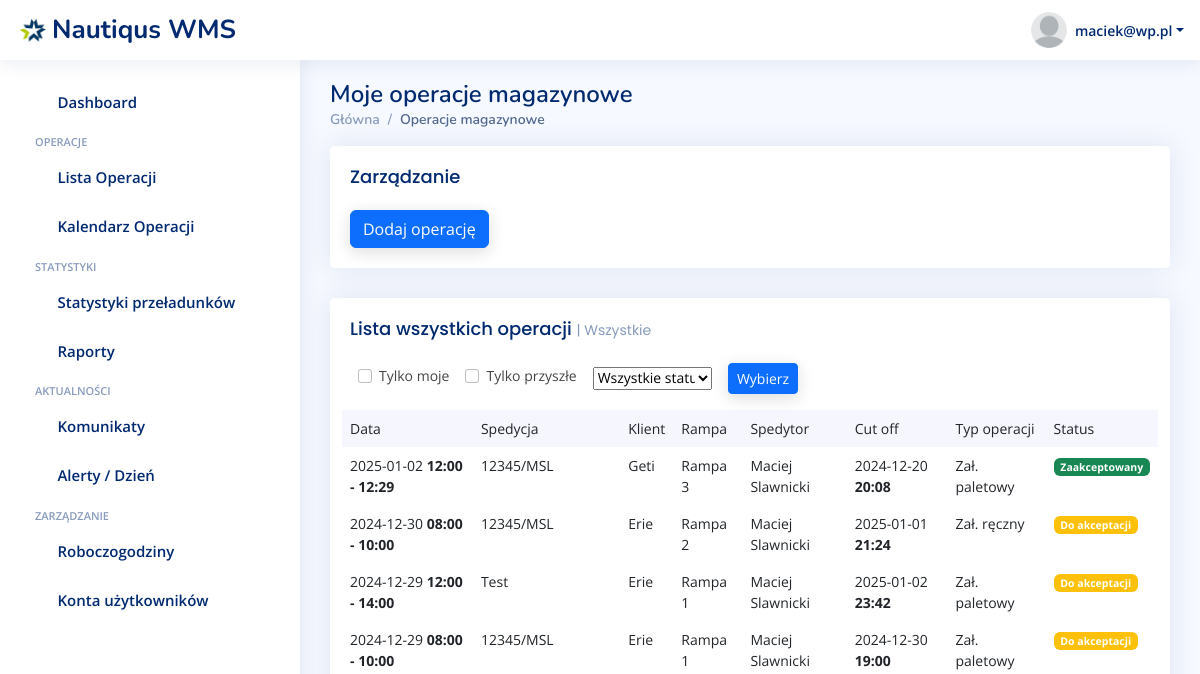
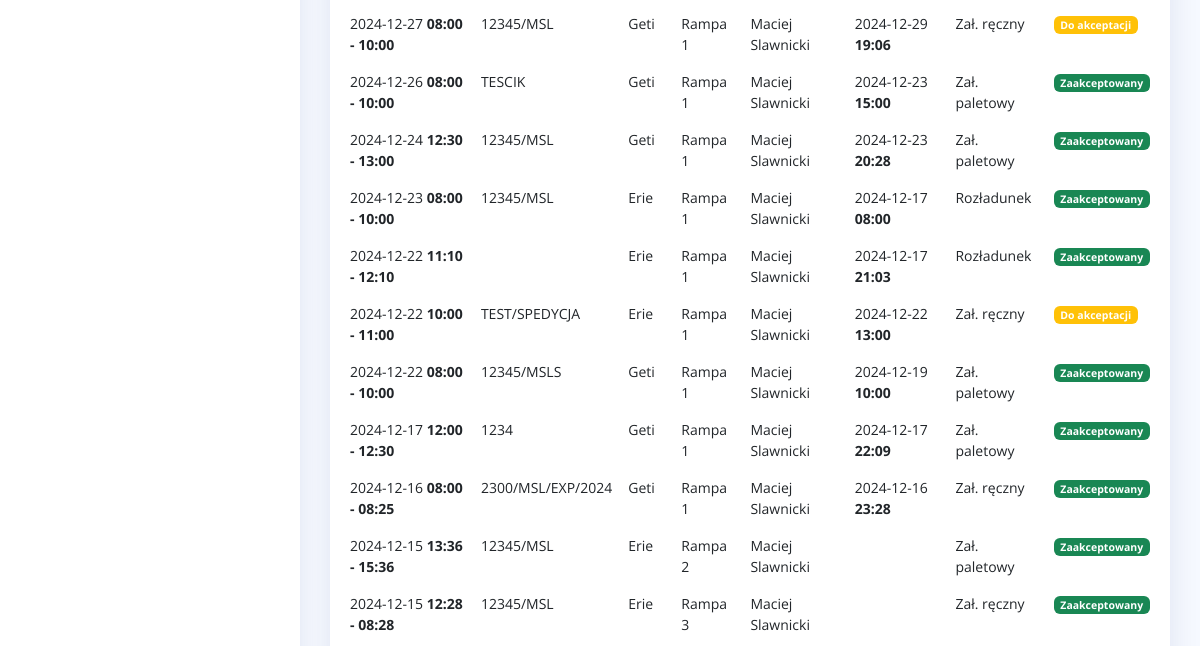
The app's page /lista-operacji/ (signed in, upper part), older data (2 pictures, top to bottom).
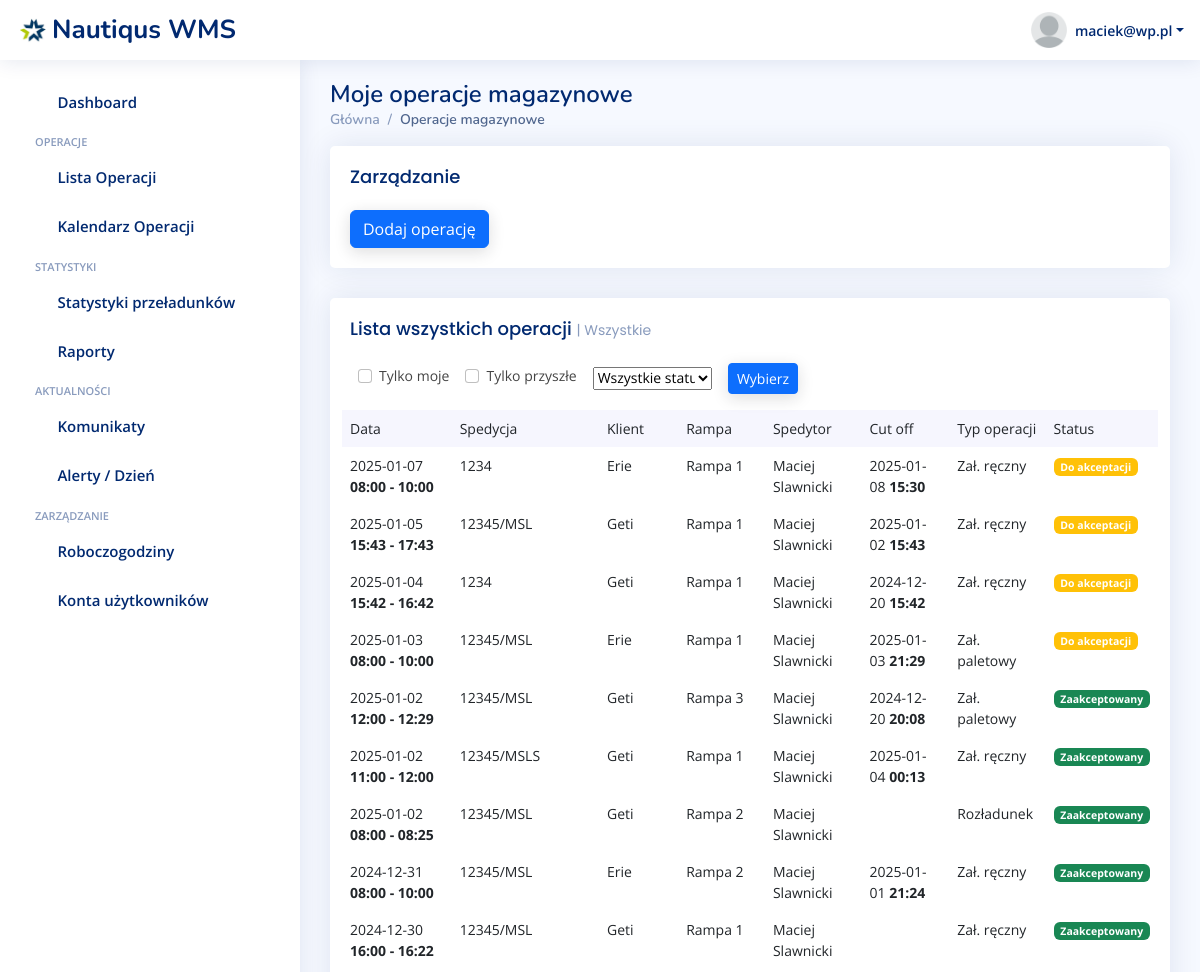
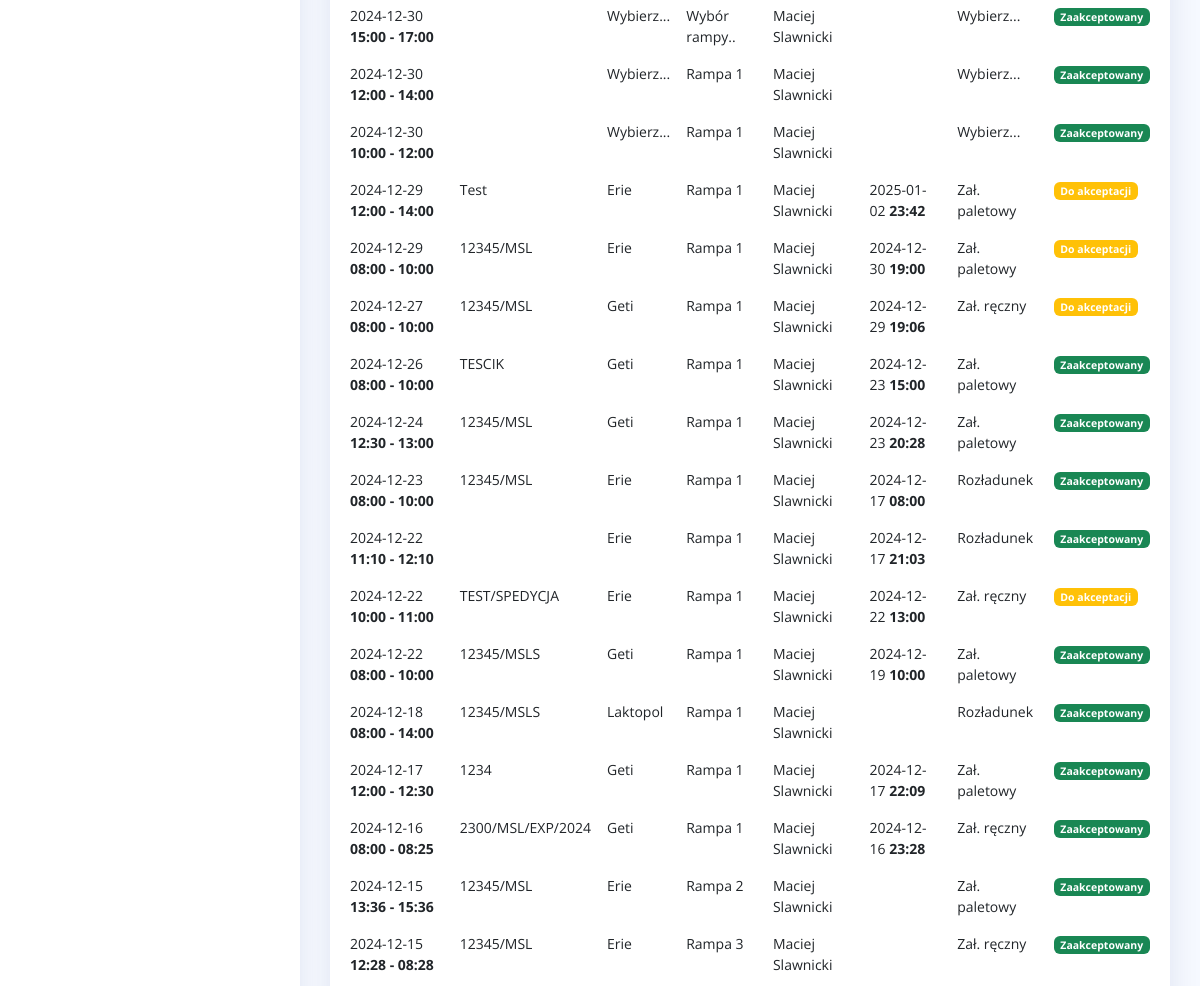
The same page, newer data (2 pictures, top to bottom).
### warehouse/models.py (models this page shows, shortened)
class Operation(models.Model):
    OPERATION_CHOICES = [
        ('pallets_loading', 'Zał. paletowy'),
        ('manual_loading', 'Zał. ręczny'),
        ('unloading', 'Rozładunek'),
    ]
    RAMP_CHOICES = [
        ('ramp1', 'Rampa 1'),
        ('ramp2', 'Rampa 2'),
        ('ramp3', 'Rampa 3'),
    ]
    STATUS_CHOICES = [
        ('pending', 'Do akceptacji'),
        ('accepted', 'Zaakceptowany'),
    ]
    CUSTOMER_CHOICES = [
        ('erie', 'Erie'),
        ('laktopol', 'Laktopol'),
        ('geti', 'Geti'),
        ('huzar', 'Huzar'),
    ]
    user = models.ForeignKey(
        CustomUser,  # Odwołanie do wbudowanego modelu użytkownika
        on_delete=models.CASCADE,  # Usunięcie użytkownika usuwa jego instancje
        related_name='created_objects',  # Opcjonalnie: alias do odwołania
        verbose_name='Utworzone przez'
    )
    start_time = models.DateTimeField()
    end_time = models.DateTimeField()
    cut_off = models.DateTimeField(blank=True, null=True)
    operation_type = models.CharField(
        max_length=15,
        choices=OPERATION_CHOICES,
        default='loading',
        verbose_name="Typ operacji"
    )
    ramp_number = models.CharField(
        max_length=15,
        choices=RAMP_CHOICES,
        default='ramp1',
        verbose_name="Numer rampy"
    )
    status = models.CharField(
        max_length=15,
        choices=STATUS_CHOICES,
        default='pending',
        verbose_name="Status"
    )
    spedition_number = models.CharField(max_length=15)
    weight = models.IntegerField(blank=True, null=True)
    cargo_name = models.CharField(max_length=48, blank=True, null=True)
    customer = models.CharField(
        max_length=20,
        choices=CUSTOMER_CHOICES,
        verbose_name="Klient"
    )

class CustomUser(AbstractUser):
    ROLE_CHOICES = [
        ('spedytor', 'Spedytor'),
        ('magazynier', 'Magazynier'),
    ]
    role = models.CharField(max_length=20, choices=ROLE_CHOICES, default='spedytor')

### warehouse/views.py (the view)
# urls.py: path('lista-operacji/', views.operations_list, name='operations_list'),
@login_required
def operations_list(request, show_only_mine_input='wszystkie', show_only_future_input='wszystkie', operation_status_input='wszystkie'):
    if show_only_mine_input == 'moje':
        show_only_mine= True
    else:
        show_only_mine = False
    if show_only_future_input == 'przyszle':
        show_only_future = True
    else:
        show_only_future = False
    if operation_status_input == 'zaakceptowane':
        operation_status = 'accepted'
        print('taaak')
    elif operation_status_input == 'doakceptacji':
        operation_status = 'pending'
    else:
        operation_status = False
    operations = Operation.objects.all()
    if show_only_mine:
        operations = operations.filter(user=request.user)
    if show_only_future:
        operations = operations.filter(start_time__date__gte=datetime.now().strftime("%Y-%m-%d"))
    if operation_status:
        operations = operations.filter(status=operation_status)
    context = {
               'operations': operations.order_by('-start_time'),
                'show_only_mine': show_only_mine,
                'show_only_future': show_only_future,
                'operation_status': operation_status,
               }
    return render(request, 'warehouse/operations-list.html', context)

### warehouse/templates/warehouse/operations-list.html (shortened to what the changed rows need)
{% extends 'base.html' %}
{% load static %}
{% static "" as staticUrl %}
{% block content %}
<main id="main" class="main">
    <div class="pagetitle">
        <h1>Moje operacje magazynowe</h1>
    </div>
    <section class="section dashboard">
        <div class="row">
            <div class="col-lg-12">
            <div class="col-lg-12">
                <div class="row">
                    <div class="col-12">
                        <div class="card recent-sales overflow-auto">
                            <div class="card-body">
                                <form class="row g-3" method="POST" action="/lista-operacji/filtruj">
                                <table class="table table-borderless datatable">
                                    <thead>
                                    <tr>
                                        <th scope="col">Data</th>
                                        <th scope="col">Spedycja</th>
                                        <th scope="col">Klient</th>
                                        <th scope="col">Rampa</th>
                                        <th scope="col">Spedytor</th>
                                        <th scope="col">Cut off</th>
                                        <th scope="col">Typ operacji</th>
                                        <th scope="col">Status</th>
                                    </tr>
                                    </thead>
                                    <tbody>
                                    {% for operation in operations %}
                                    <tr>
                                        <th scope="row"><a class="text-reset" href="/operacje/{{ operation.id }}">{{ operation.start_time|date:"Y-m-d" }} <b> {{ operation.start_time|date:"H:i" }} - {{ operation.end_time|date:"H:i" }}</b></a></th>
                                        <td><a class="text-reset" href="/operacje/{{ operation.id }}">{{ operation.spedition_number }}</a></td>
                                        <td><a class="text-reset" href="/operacje/{{ operation.id }}">{{ operation.get_customer_display }}</a></td>
                                        <td><a class="text-reset" href="/operacje/{{ operation.id }}">{{ operation.get_ramp_number_display }}</a></td>
                                        <td><a class="text-reset" href="/operacje/{{ operation.id }}">{{ operation.user.first_name }} {{ operation.user.last_name }}</a></td>
                                        <th scope="row"><a class="text-reset" href="/operacje/{{ operation.id }}">{{ operation.cut_off|date:"Y-m-d" }} <b> {{ operation.cut_off|date:"H:i" }}</b></a></th>
                                        <td><a class="text-reset" href="/operacje/{{ operation.id }}">{{ operation.get_operation_type_display }}</a></td>
                                        <td><a class="text-reset" href="/operacje/{{ operation.id }}"><span class="badge
                                            {% if operation.status == 'pending' %}bg-warning
                                            {% elif operation.status == 'accepted' %}bg-success
                                            {% endif %}">
                                            {{ operation.get_status_display }}
                                        </span></a></td>
                                    </tr>
                                    {% endfor %}
                                    </tbody>
                                </table>
                            </div>
                        </div>
                    </div>
                </div>
            </div>
            </div>
        </div>
    </section>
</main>
{% endblock %}

Row changes from the older to the newer data that the page shows:
added Operation: start_time "2025-01-07", start_time "08:00", end_time "10:00", spedition_number "1234", customer "Erie", ramp_number "Rampa 1", user.first_name "Maciej", user.last_name "Slawnicki", cut_off "2025-01-08", cut_off "15:30", operation_type "Zał. ręczny", status "Do akceptacji"
added Operation: start_time "2025-01-05", start_time "15:43", end_time "17:43", spedition_number "12345/MSL", customer "Geti", ramp_number "Rampa 1", user.first_name "Maciej", user.last_name "Slawnicki", cut_off "2025-01-02", cut_off "15:43", operation_type "Zał. ręczny", status "Do akceptacji"
added Operation: start_time "2025-01-04", start_time "15:42", end_time "16:42", spedition_number "1234", customer "Geti", ramp_number "Rampa 1", user.first_name "Maciej", user.last_name "Slawnicki", cut_off "2024-12-20", cut_off "15:42", operation_type "Zał. ręczny", status "Do akceptacji"
added Operation: start_time "2025-01-03", start_time "08:00", end_time "10:00", spedition_number "12345/MSL", customer "Erie", ramp_number "Rampa 1", user.first_name "Maciej", user.last_name "Slawnicki", cut_off "2025-01-03", cut_off "21:29", operation_type "Zał. paletowy", status "Do akceptacji"
added Operation: start_time "2025-01-02", start_time "11:00", end_time "12:00", spedition_number "12345/MSLS", customer "Geti", ramp_number "Rampa 1", user.first_name "Maciej", user.last_name "Slawnicki", cut_off "2025-01-04", cut_off "00:13", operation_type "Zał. ręczny", status "Zaakceptowany"
added Operation: start_time "2025-01-02", start_time "08:00", end_time "08:25", spedition_number "12345/MSL", customer "Geti", ramp_number "Rampa 2", user.first_name "Maciej", user.last_name "Slawnicki", operation_type "Rozładunek", status "Zaakceptowany"
changed Operation (number 8 of 26 on the later page): start_time "2024-12-30" → "2024-12-31"; status "Do akceptacji" → "Zaakceptowany"
added Operation: start_time "2024-12-30", start_time "16:00", end_time "16:22", spedition_number "12345/MSL", customer "Geti", ramp_number "Rampa 1", user.first_name "Maciej", user.last_name "Slawnicki", operation_type "Zał. ręczny", status "Zaakceptowany"
added Operation: start_time "2024-12-30", start_time "15:00", end_time "17:00", customer "Wybierz...", ramp_number "Wybór rampy..", user.first_name "Maciej", user.last_name "Slawnicki", operation_type "Wybierz...", status "Zaakceptowany"
added Operation: start_time "2024-12-30", start_time "12:00", end_time "14:00", customer "Wybierz...", ramp_number "Rampa 1", user.first_name "Maciej", user.last_name "Slawnicki", operation_type "Wybierz...", status "Zaakceptowany"
added Operation: start_time "2024-12-30", start_time "10:00", end_time "12:00", customer "Wybierz...", ramp_number "Rampa 1", user.first_name "Maciej", user.last_name "Slawnicki", operation_type "Wybierz...", status "Zaakceptowany"
added Operation: start_time "2024-12-18", start_time "08:00", end_time "14:00", spedition_number "12345/MSLS", customer "Laktopol", ramp_number "Rampa 1", user.first_name "Maciej", user.last_name "Slawnicki", operation_type "Rozładunek", status "Zaakceptowany"
